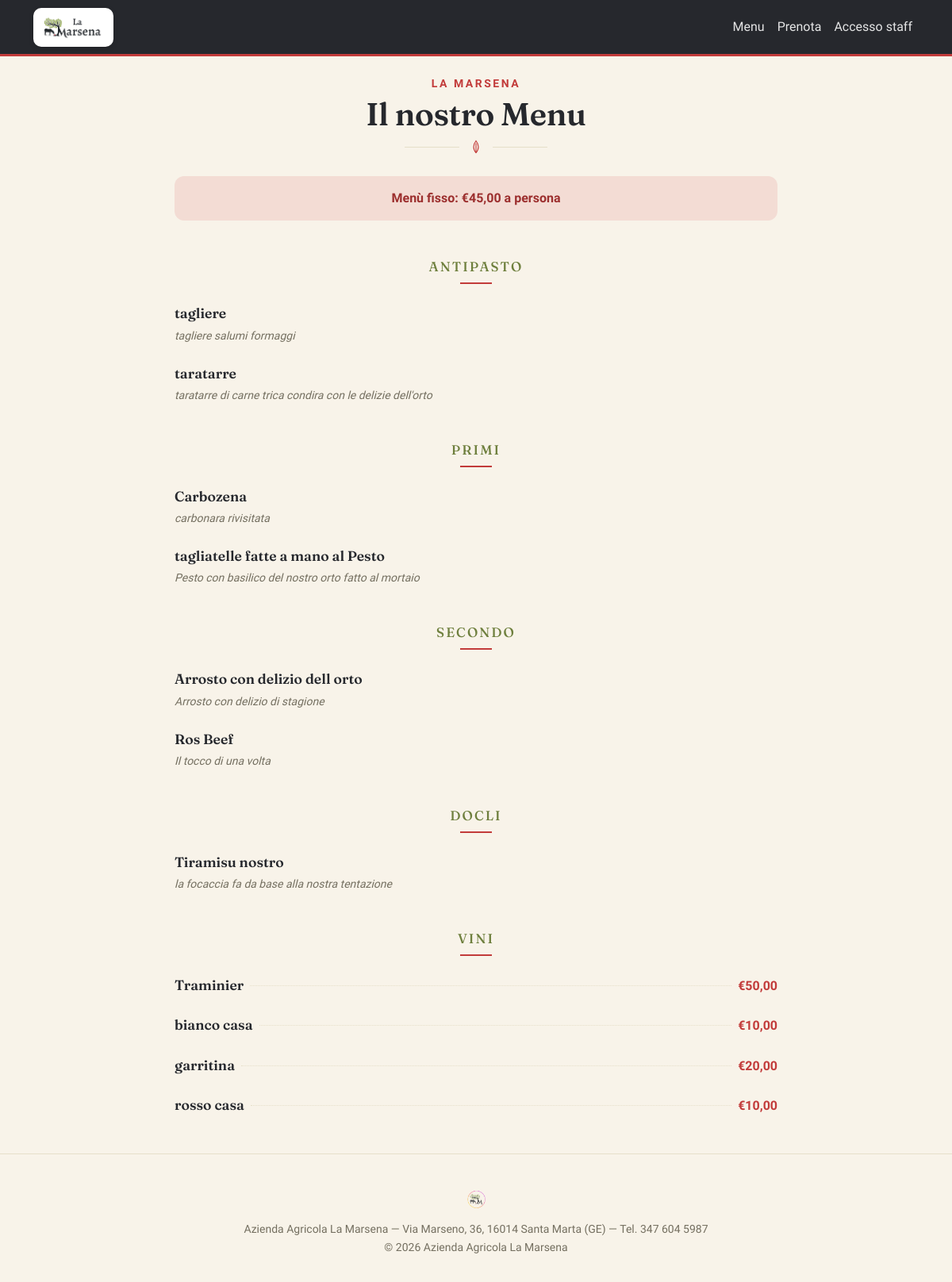
The app's page /menu/ with its own data.
### menu_digitale/models.py (models this page shows, shortened)
class ImpostazioniMenu(models.Model):
    MODALITA_FISSO = "fisso"
    MODALITA_CARTA = "carta"
    MODALITA_ENTRAMBI = "entrambi"
    MODALITA_CHOICES = [
        (MODALITA_FISSO, "Solo menù fisso"),
        (MODALITA_CARTA, "Solo carta"),
        (MODALITA_ENTRAMBI, "Entrambi visibili"),
    ]
    modalita_attiva = models.CharField(
        max_length=10,
        choices=MODALITA_CHOICES,
        default=MODALITA_FISSO,
        verbose_name="Cosa mostrare ai clienti ora",
    )
    prezzo_menu_fisso_a_persona = models.DecimalField(
        max_digits=6,
        decimal_places=2,
        default=0,
        verbose_name="Prezzo menù fisso a persona (EUR)",
        help_text="Usato per calcolare il conto quando il tavolo ordina dal menù fisso.",
    )
    class Meta:
        verbose_name = "Impostazioni menù"
        verbose_name_plural = "Impostazioni menù"
    @classmethod
    def ottieni(cls):
        obj, _creato = cls.objects.get_or_create(pk=1)
        return obj

class Categoria(models.Model):
    nome = models.CharField(max_length=100, verbose_name="Nome categoria")
    ordine = models.PositiveIntegerField(default=0, verbose_name="Ordine di visualizzazione")
    class Meta:
        verbose_name = "Categoria"
        verbose_name_plural = "Categorie"
        ordering = ["ordine", "nome"]

class Piatto(models.Model):
    TIPO_FISSO = "fisso"
    TIPO_CARTA = "carta"
    TIPO_SEMPRE = "sempre"
    TIPO_CHOICES = [
        (TIPO_FISSO, "Menù fisso"),
        (TIPO_CARTA, "Carta (à la carte)"),
        (TIPO_SEMPRE, "Sempre visibile (es. vini/bevande)"),
    ]
    categoria = models.ForeignKey(
        Categoria, on_delete=models.CASCADE, related_name="piatti", verbose_name="Categoria"
    )
    nome = models.CharField(max_length=150, verbose_name="Nome piatto")
    descrizione = models.TextField(blank=True, verbose_name="Descrizione")
    prezzo = models.DecimalField(max_digits=6, decimal_places=2, verbose_name="Prezzo (EUR)")
    tipo_menu = models.CharField(
        max_length=10, choices=TIPO_CHOICES, default=TIPO_CARTA, verbose_name="Tipo di menù"
    )
    allergeni = models.CharField(max_length=200, blank=True, verbose_name="Allergeni")
    immagine = models.ImageField(
        upload_to="piatti/", blank=True, null=True, verbose_name="Foto piatto"
    )
    disponibile = models.BooleanField(default=True, verbose_name="Disponibile")
    ordine = models.PositiveIntegerField(default=0, verbose_name="Ordine di visualizzazione")
    class Meta:
        verbose_name = "Piatto"
        verbose_name_plural = "Piatti"
        ordering = ["categoria__ordine", "ordine", "nome"]
    @classmethod
    def attivi(cls):
        impostazioni = ImpostazioniMenu.ottieni()
        qs = cls.objects.filter(disponibile=True)
        if impostazioni.modalita_attiva == ImpostazioniMenu.MODALITA_ENTRAMBI:
            return qs
        return qs.filter(
            models.Q(tipo_menu=impostazioni.modalita_attiva) | models.Q(tipo_menu=cls.TIPO_SEMPRE)
        )

### menu_digitale/views.py (the view)
# urls.py: path("", views.menu_pubblico, name="menu"),
def menu_pubblico(request):
    piatti_attivi_qs = Piatto.attivi().order_by("ordine", "nome")
    tutte_le_categorie = Categoria.objects.prefetch_related(
        Prefetch("piatti", queryset=piatti_attivi_qs, to_attr="piatti_attivi")
    ).order_by("ordine", "nome")
    categorie = [c for c in tutte_le_categorie if c.piatti_attivi]
    impostazioni = ImpostazioniMenu.ottieni()
    return render(
        request, "menu_digitale/menu.html", {"categorie": categorie, "impostazioni": impostazioni}
    )

### templates/menu_digitale/menu.html (shortened to what this page needs)
{% extends "base.html" %}
{% block content %}
<div class="mx-auto" style="max-width: 760px;">
  <div class="text-center mb-4">
    <p class="text-uppercase small fw-semibold mb-1" style="color: var(--color-accent); letter-spacing: 0.18em;">La Marsena</p>
    <h1 class="mb-2">Il nostro Menu</h1>
    <div class="field-divider mx-auto" style="max-width: 180px;">
      <svg width="18" height="18" viewBox="0 0 24 24" fill="none" xmlns="http://www.w3.org/2000/svg">
        <path d="M12 2C12 2 8 7 8 12C8 16 10 20 12 22C14 20 16 16 16 12C16 7 12 2 12 2Z" stroke="currentColor" stroke-width="1.5"/>
        <path d="M12 6C12 6 12 12 12 22" stroke="currentColor" stroke-width="1.5"/>
      </svg>
    </div>
  </div>
  {% if impostazioni.modalita_attiva == "fisso" and impostazioni.prezzo_menu_fisso_a_persona > 0 %}
    <div class="text-center p-3 mb-5" style="background-color: var(--color-accent-soft); border-radius: var(--radius-md); color: var(--color-accent-dark); font-weight: 600;">
      Menù fisso: &euro;{{ impostazioni.prezzo_menu_fisso_a_persona }} a persona
    </div>
  {% endif %}
  {% for categoria in categorie %}
    <div class="text-center mb-4 {% if not forloop.first %}mt-5{% endif %}">
      <h2 class="h4 text-uppercase mb-0" style="color: var(--color-primary); letter-spacing: 0.12em; font-size: 1.05rem;">{{ categoria.nome }}</h2>
      <div style="width: 40px; height: 2px; background-color: var(--color-accent); margin: 0.6rem auto 0;"></div>
    </div>
    {% for piatto in categoria.piatti_attivi %}
      <div class="mb-4">
        <div class="d-flex align-items-baseline">
          <span class="fw-semibold" style="font-family:'Fraunces',serif; font-size:1.1rem;">{{ piatto.nome }}</span>
          {% if impostazioni.modalita_attiva != "fisso" or piatto.tipo_menu != "fisso" %}
            <span class="flex-grow-1 mx-2" style="border-bottom: 1px dotted var(--color-border); transform: translateY(-5px);"></span>
            <span class="flex-shrink-0 fw-semibold" style="color: var(--color-accent);">&euro;{{ piatto.prezzo }}</span>
          {% endif %}
        </div>
        {% if piatto.descrizione %}
          <p class="mb-0 mt-1 fst-italic small {% if piatto.immagine %}ms-5 ps-1{% endif %}" style="color: var(--color-muted);">{{ piatto.descrizione }}</p>
        {% endif %}
      </div>
    {% endfor %}
  {% empty %}
    <p class="text-center text-muted mt-5">Il menu sarà disponibile a breve. Torna a trovarci!</p>
  {% endfor %}
</div>
{% endblock %}

### templates/base.html (shortened to what this page needs)
{% load static %}
<!DOCTYPE html>
<html lang="it">
<head>
<link href="https://cdn.jsdelivr.net/npm/bootstrap@5.3.3/dist/css/bootstrap.min.css" rel="stylesheet">
</head>
<body>
<nav class="navbar navbar-expand-lg navbar-dark">
  <div class="container">
    <a class="navbar-brand d-flex align-items-center" href="{% url 'home' %}">
      <span class="logo-wrap">
        <img src="{% static 'branding/logo_marsena_wide.png' %}" alt="Azienda Agricola La Marsena" height="38">
      </span>
    </a>
    <div class="collapse navbar-collapse" id="navMenu">
      <ul class="navbar-nav ms-auto align-items-lg-center">
        <li class="nav-item"><a class="nav-link" href="{% url 'menu_digitale:menu' %}">Menu</a></li>
        <li class="nav-item"><a class="nav-link" href="{% url 'prenotazioni:prenota' %}">Prenota</a></li>
        {% if user.is_authenticated %}
          <li class="nav-item dropdown ms-lg-2">
            <a class="nav-link dropdown-toggle staff-pill" href="#" role="button" data-bs-toggle="dropdown">
              Staff: {{ user.username }}
            </a>
            <ul class="dropdown-menu dropdown-menu-end">
              <li><a class="dropdown-item" href="{% url 'prenotazioni:dashboard' %}">Area staff</a></li>
              <li><a class="dropdown-item" href="{% url 'ordini:sala' %}">Sala</a></li>
              <li><a class="dropdown-item" href="{% url 'ordini:cucina' %}">Cucina</a></li>
              <li><a class="dropdown-item" href="{% url 'ordini:stampa_qr' %}">QR Code tavoli</a></li>
              <li><a class="dropdown-item" href="{% url 'menu_digitale:impostazioni' %}">Impostazioni menù</a></li>
              <li><hr class="dropdown-divider"></li>
              <li>
                <form method="post" action="{% url 'logout' %}" class="px-3">
                  {% csrf_token %}
                  <button type="submit" class="dropdown-item text-danger px-0">Esci</button>
                </form>
              </li>
            </ul>
          </li>
        {% else %}
          <li class="nav-item"><a class="nav-link" href="{% url 'login' %}">Accesso staff</a></li>
        {% endif %}
      </ul>
    </div>
  </div>
</nav>
<main class="container my-4">
{% block content %}{% endblock %}
</main>
<footer class="text-center">
  <img src="{% static 'branding/logo_marsena_simbolo.png' %}" alt="" height="36" class="mb-2 opacity-75">
  <small class="d-block">Azienda Agricola La Marsena — Via Marseno, 36, 16014 Santa Marta (GE) — Tel. 347 604 5987</small>
  <small>&copy; {% now "Y" %} Azienda Agricola La Marsena</small>
</footer>
</body>
</html>

### templates/base.html (style rules this page uses)
:root { --color-bg: #F8F3E9; --color-surface: #FFFFFF; --color-primary: #6E7F3D; --color-primary-dark: #566331; --color-charcoal: #26282D; --color-charcoal-soft: #383B42; --color-accent: #C23B3A; --color-accent-dark: #9C2F2E; --color-accent-soft: #F3DCD4; --color-text: #26282D; --color-muted: #746F60; --color-border: #E6DFC9; --radius-lg: 20px; --radius-md: 12px; --shadow-soft: 0 14px 34px rgba(38, 40, 45, 0.10); --shadow-tight: 0 2px 10px rgba(38, 40, 45, 0.07); }
body { background-color: var(--color-bg); color: var(--color-text); font-family: 'Work Sans', sans-serif; }
h1, h2, h3, .display-brand { font-family: 'Fraunces', serif; font-weight: 600; letter-spacing: -0.01em; }
.navbar { background-color: var(--color-charcoal) !important; border-bottom: 3px solid var(--color-accent); padding-top: 0.6rem; padding-bottom: 0.6rem; }
.navbar-brand { padding: 0; }
.navbar-brand .logo-wrap { background-color: #fff; border-radius: 10px; padding: 0.35rem 0.75rem; display: inline-flex; align-items: center; box-shadow: 0 2px 6px rgba(0,0,0,0.15); }
.navbar-nav .nav-link { font-weight: 500; color: rgba(255,255,255,0.88) !important; }
.field-divider { display: flex; align-items: center; gap: 0.75rem; margin: 0.5rem 0 1.75rem; color: var(--color-accent); }
.field-divider::before, .field-divider::after { content: ""; flex: 1; height: 1px; background: var(--color-border); }
.field-divider svg { flex-shrink: 0; }
main.container { max-width: 1140px; }
footer { padding: 2.5rem 0 2rem; color: var(--color-muted); border-top: 1px solid var(--color-border); margin-top: 3rem; }

### records on screen
ImpostazioniMenu: prezzo_menu_fisso_a_persona "45,00"
Categoria: nome "ANTIPASTO"
Piatto: nome "tagliere", descrizione "tagliere salumi formaggi"
Piatto: nome "taratarre", descrizione "taratarre di carne trica condira con le delizie dell'orto"
Categoria: nome "PRIMI"
Piatto: nome "Carbozena", descrizione "carbonara rivisitata"
Piatto: nome "tagliatelle fatte a mano al Pesto", descrizione "Pesto con basilico del nostro orto fatto al mortaio"
Categoria: nome "SECONDO"
Piatto: nome "Arrosto con delizio dell orto", descrizione "Arrosto con delizio di stagione"
Piatto: nome "Ros Beef", descrizione "Il tocco di una volta"
Categoria: nome "DOCLI"
Piatto: nome "Tiramisu nostro", descrizione "la focaccia fa da base alla nostra tentazione"
Categoria: nome "VINI"
Piatto: nome "Traminier", prezzo "50,00"
Piatto: nome "bianco casa", prezzo "10,00"
Piatto: nome "garritina", prezzo "20,00"
Piatto: nome "rosso casa", prezzo "10,00"
